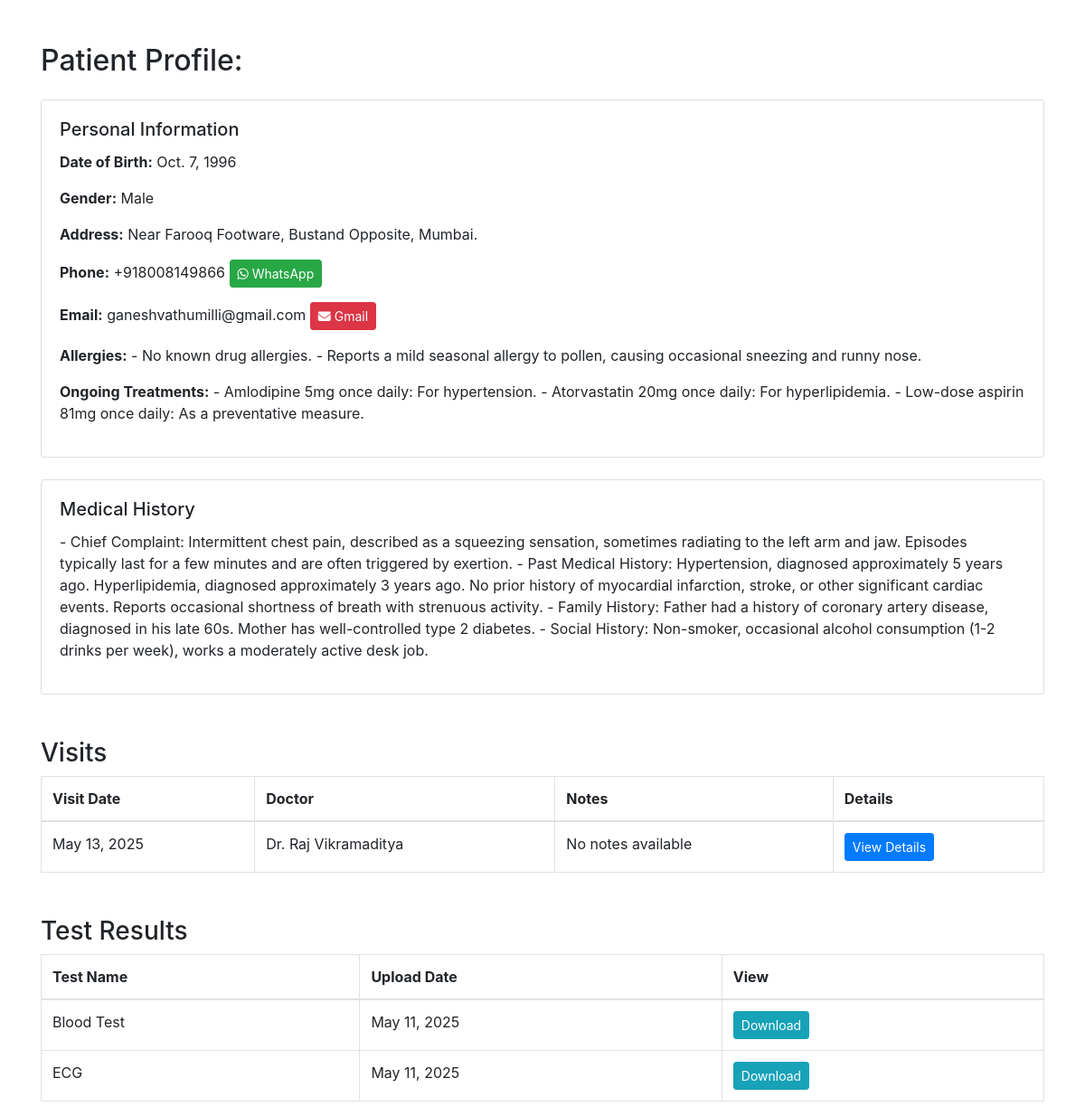
Screenshot of /patient/Sharma/ with the database file from the repository.
### hospital/models.py (models this page shows, shortened)
class Patient(models.Model):
    name = models.CharField(max_length=200, unique=True)  # Combined name field
    date_of_birth = models.DateField(null=True, blank=True)  # Allow null and blank values
    gender = models.CharField(max_length=10, null=True, blank=True)  # Allow null and blank values
    address = models.TextField(blank=True)
    phone = models.CharField(max_length=15)
    email = models.EmailField()
    medical_history = models.TextField(blank=True, null=True)
    allergies = models.TextField(blank=True, null=True)
    ongoing_treatments = models.TextField(blank=True, null=True)

class Visit(models.Model):
    patient = models.ForeignKey(Patient, on_delete=models.CASCADE, related_name='visits')
    appointment = models.ForeignKey(Appointment, on_delete=models.SET_NULL, null=True, related_name='visits')
    visit_date = models.DateField()
    notes = models.TextField(blank=True, null=True)

class Appointment(models.Model):
    department = models.CharField(max_length=100)
    doctor = models.CharField(max_length=100)
    date = models.DateField()
    time = models.TimeField()
    name = models.CharField(max_length=100)
    phone = models.CharField(max_length=15)
    email = models.EmailField()
    message = models.TextField()
    status = models.CharField(max_length=20, choices=[
        ('pending', 'Pending'),
        ('confirmed', 'Confirmed'),
        ('cancelled', 'Cancelled')
    ], default='pending')

class TestResult(models.Model):
    patient = models.ForeignKey(Patient, on_delete=models.CASCADE, related_name='test_results')
    visit = models.ForeignKey(Visit, on_delete=models.SET_NULL, null=True, related_name='test_results')
    test_name = models.CharField(max_length=100)
    upload_date = models.DateField(auto_now_add=True)
    result_file = models.FileField(upload_to='test_results/')

### hospital/views.py (the view)
# urls.py: path('patient/<str:patient_name>/', views.patient_profile, name='patient_profile'),
def patient_profile(request, patient_name):
    patient = get_object_or_404(Patient, name=patient_name)
    visits = patient.visits.all()
    test_results = patient.test_results.all()
    context = {
        'patient': patient,
        'visits': visits,
        'test_results': test_results,
    }
    return render(request, 'patient_profile.html', context)

### hospital/templates/patient_profile.html (shortened to what this page needs)
{% load static %}
<!DOCTYPE html>
<html lang="en">
<head>
  <link rel="stylesheet" href="{% static 'plugins/bootstrap/css/bootstrap.min.css' %}">
  <link rel="stylesheet" href="https://cdnjs.cloudflare.com/ajax/libs/font-awesome/6.5.1/css/all.min.css">
</head>
<body>
<div class="container mt-5">
  <h2>Patient Profile: {{ patient.first_name }} {{ patient.last_name }}</h2>
  <div class="card mt-4">
    <div class="card-body">
      <h5 class="card-title">Personal Information</h5>
      <p><strong>Date of Birth:</strong> {{ patient.date_of_birth }}</p>
      <p><strong>Gender:</strong> {{ patient.gender }}</p>
      <p><strong>Address:</strong> {{ patient.address }}</p>
      <p><strong>Phone:</strong> {{ patient.phone }} <a href="https://wa.me/{{ patient.phone }}" target="_blank" class="btn btn-success btn-sm ms-2"><i class="fab fa-whatsapp"></i> WhatsApp</a></p>
      <p><strong>Email:</strong> {{ patient.email }} <a href="mailto:{{ patient.email }}" target="_blank" class="btn btn-danger btn-sm ms-2"><i class="fas fa-envelope"></i> Gmail</a></p>
      <p><strong>Allergies:</strong> {{ patient.allergies|default:'None' }}</p>
      <p><strong>Ongoing Treatments:</strong> {{ patient.ongoing_treatments|default:'None' }}</p>
    </div>
  </div>
  <div class="card mt-4">
    <div class="card-body">
      <h5 class="card-title">Medical History</h5>
      <p>{{ patient.medical_history|default:'No medical history available.' }}</p>
    </div>
  </div>
  <div class="mt-5">
    <h3>Visits</h3>
    <table class="table table-bordered">
      <thead>
        <tr>
          <th>Visit Date</th>
          <th>Doctor</th>
          <th>Notes</th>
          <th>Details</th>
        </tr>
      </thead>
      <tbody>
        {% for visit in visits %}
        <tr>
          <td>{{ visit.visit_date }}</td>
          <td>{{ visit.appointment.doctor }}</td>
          <td>{{ visit.notes|default:'No notes available' }}</td>
          <td><a href="{% url 'visit_detail' visit.id %}" class="btn btn-primary btn-sm">View Details</a></td>
        </tr>
        {% empty %}
        <tr>
          <td colspan="4">No visit history available.</td>
        </tr>
        {% endfor %}
      </tbody>
    </table>
  </div>
  <div class="mt-5">
    <h3>Test Results</h3>
    <table class="table table-bordered">
      <thead>
        <tr>
          <th>Test Name</th>
          <th>Upload Date</th>
          <th>View</th>
        </tr>
      </thead>
      <tbody>
        {% for result in test_results %}
        <tr>
          <td>{{ result.test_name }}</td>
          <td>{{ result.upload_date }}</td>
          <td><a href="{{ result.result_file.url }}" class="btn btn-info btn-sm">Download</a></td>
        </tr>
        {% empty %}
        <tr>
          <td colspan="3">No test results available.</td>
        </tr>
        {% endfor %}
      </tbody>
    </table>
  </div>
</div>
</body>
</html>

### rows the page displays
Patient: date_of_birth "Oct. 7, 1996", gender "Male", address "Near Farooq Footware, Bustand Opposite, Mumbai.", phone "+918008149866", email "ganeshvathumilli@gmail.com", allergies "- No known drug allergies. - Reports a mild seasonal allergy to pollen, causing occasional sneezing and runny nose.", ongoing_treatments "- Amlodipine 5mg once daily: For hypertension. - Atorvastatin 20mg once daily: For hyperlipidemia. - Low-dose aspirin 81mg once daily: As a preventative measure.", medical_history "- Chief Complaint: Intermittent chest pain, described as a squeezing sensation, sometimes radiating to the left arm and jaw. Episodes typically last for a few minutes and are often triggered by exertion. - Past Medical History: Hypertension, diagnosed approximately 5 years ago. Hyperlipidemia, diagnosed approximately 3 years ago. No prior history of myocardial infarction, stroke, or other significant cardiac events. Reports occasional shortness of breath with strenuous activity. - Family History: Father had a history of coronary artery disease, diagnosed in his late 60s. Mother has well-controlled type 2 diabetes. - Social History: Non-smoker, occasional alcohol consumption (1-2 drinks per…"
Visit: visit_date "May 13, 2025", appointment.doctor "Dr. Raj Vikramaditya", notes "No notes available"
TestResult: test_name "Blood Test", upload_date "May 11, 2025"
TestResult: test_name "ECG", upload_date "May 11, 2025"
